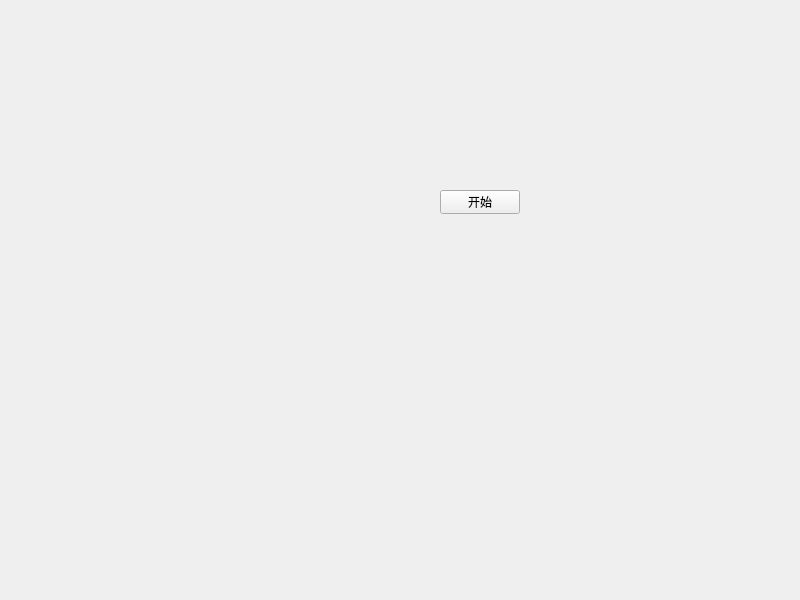
<?xml version="1.0" encoding="UTF-8"?>
<ui version="4.0">
 <class>Widget</class>
 <widget class="QWidget" name="Widget">
  <property name="geometry">
   <rect>
    <x>0</x>
    <y>0</y>
    <width>800</width>
    <height>600</height>
   </rect>
  </property>
  <property name="windowTitle">
   <string>Widget</string>
  </property>
  <widget class="QPushButton" name="pushButton_logTest">
   <property name="geometry">
    <rect>
     <x>440</x>
     <y>190</y>
     <width>80</width>
     <height>24</height>
    </rect>
   </property>
   <property name="text">
    <string>开始</string>
   </property>
  </widget>
 </widget>
 <resources/>
 <connections/>
</ui>
